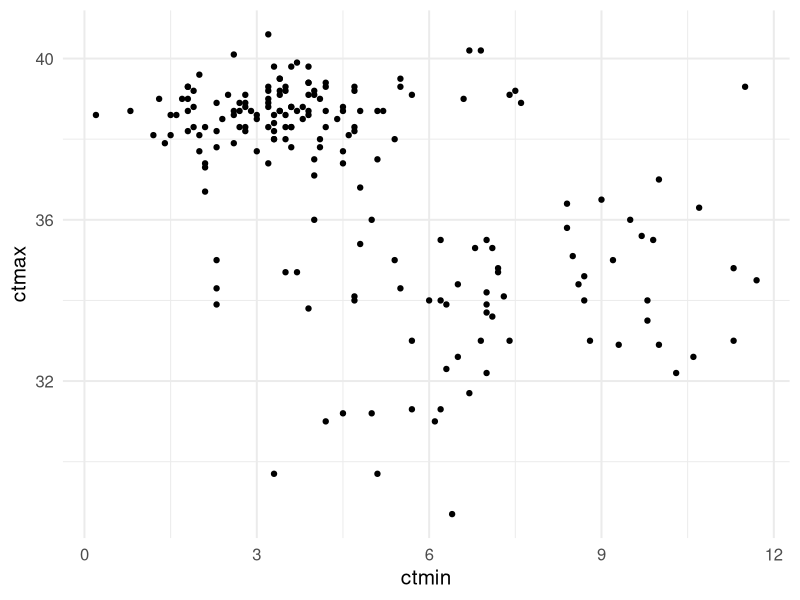
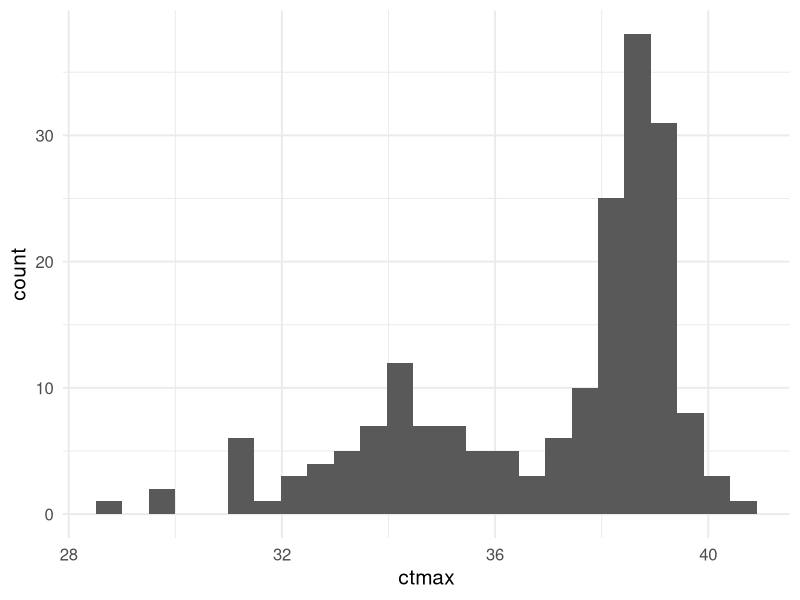
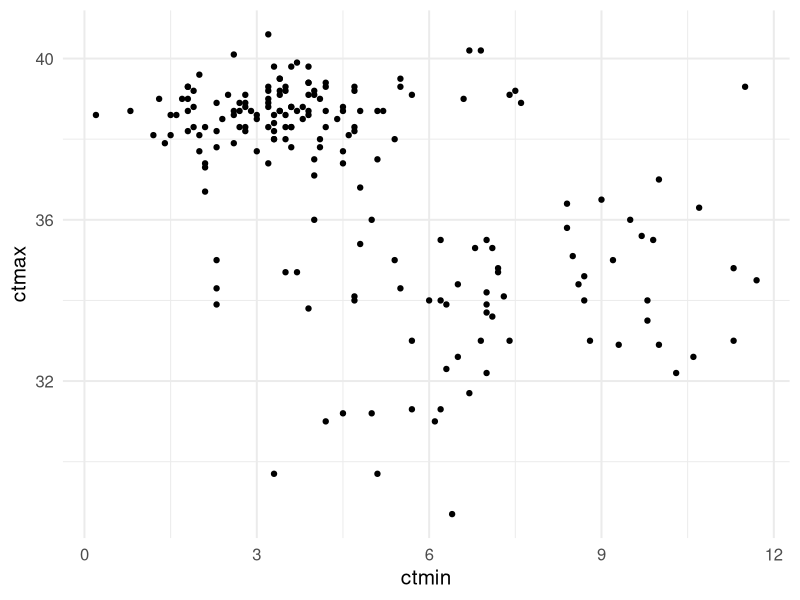
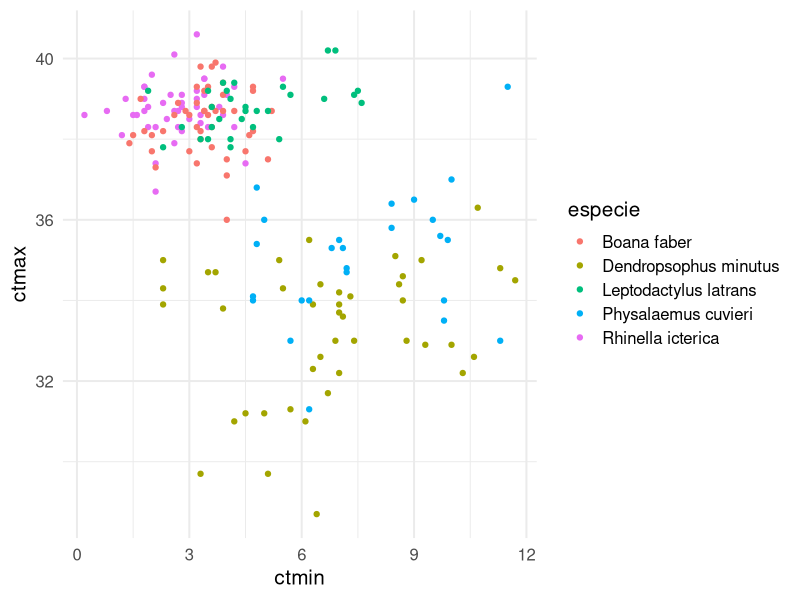
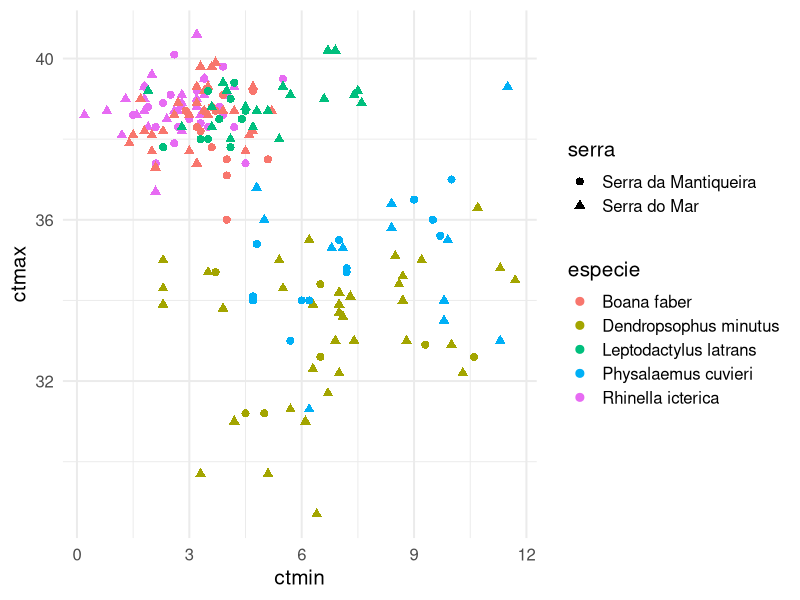
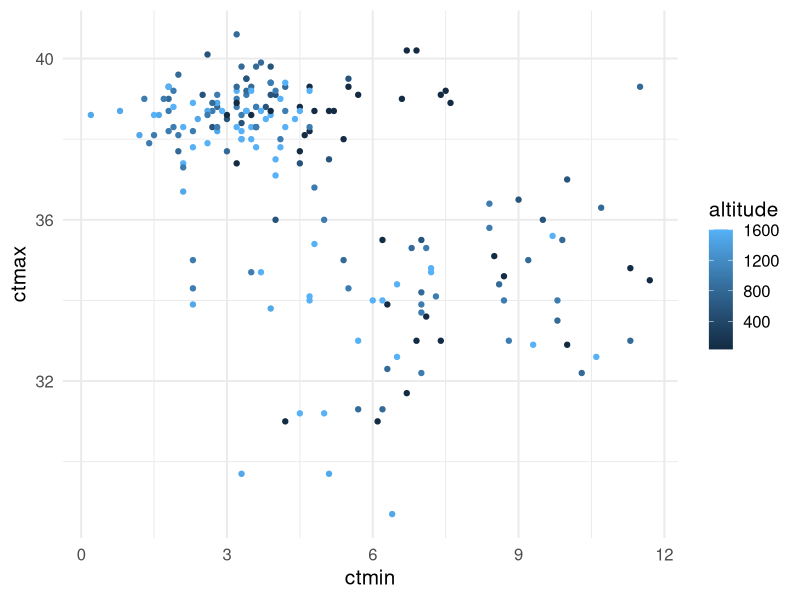
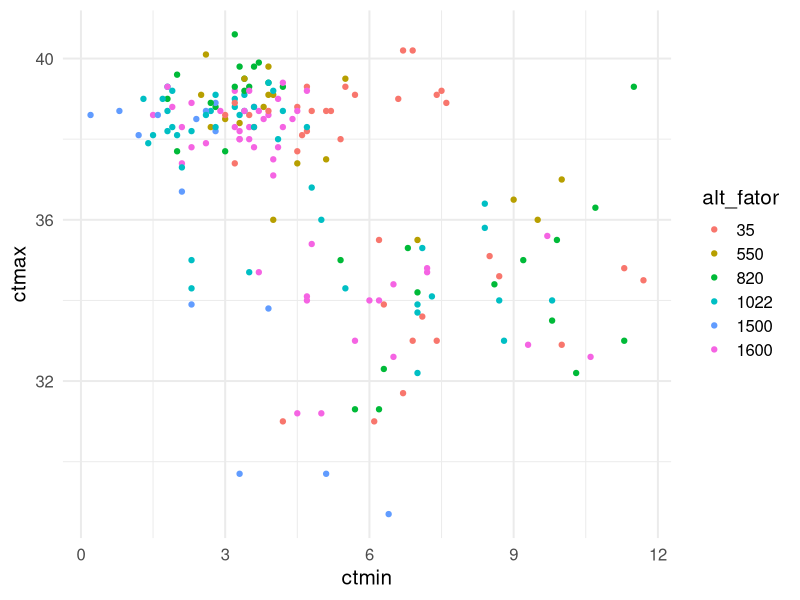
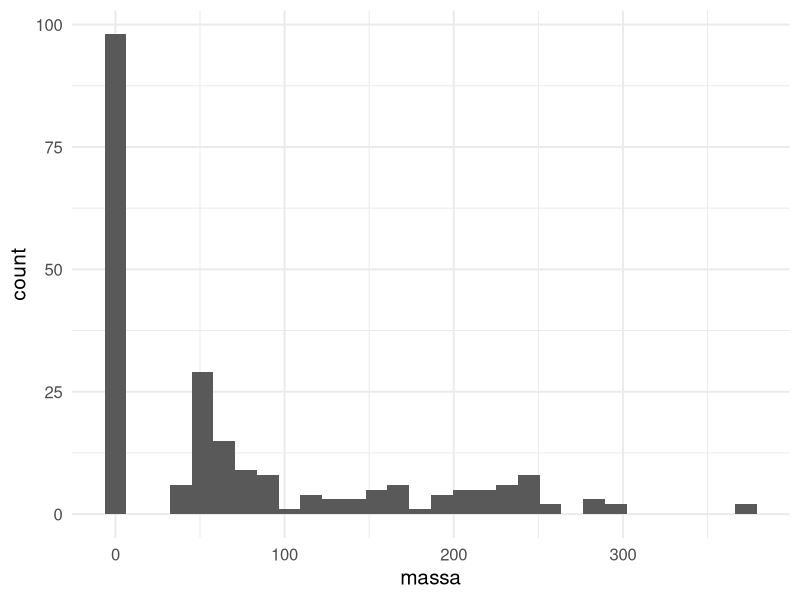

These figures' R source, in order:
## ---- chunk 1
#| include: false
library(ggplot2)
library(dplyr)
theme_set(theme_minimal(base_size = 15))
options(width = 74)

anuros <- read.csv(here::here("dados", "anuros_altitude.csv")) %>%
  rename(especie = Species, sexo = Sex, ewl = EWL_Ugcm2s1,
         massa = Bodymass_g, ctmin = CTmin, ctmax = CTmax,
         serra = Mountain_Range, altitude = Altitude_m) %>%
  select(id = ID, especie, sexo, serra, altitude, massa, ewl,
         ctmin, ctmax, bio5 = BIO_5) %>%
  mutate(especie   = factor(especie),
         serra     = factor(serra),
         alt_fator = factor(altitude, levels = sort(unique(altitude))),
         amplitude = ctmax - ctmin,
         tol_aquec = ctmax - bio5)
## ---- chunk 2
#| echo: false
head(anuros[, c("especie", "serra", "altitude", "massa", "ctmin", "ctmax")], 5)
## ---- chunk 3
#| output-location: column
#| fig-width: 5
#| fig-height: 3
ggplot(anuros,
       aes(x = ctmin, y = ctmax)) +
  geom_point()
## ---- chunk 4
#| output-location: column
#| fig-width: 5
#| fig-height: 3
ggplot(anuros, aes(x = ctmax)) +
  geom_histogram(bins = 25)
## ---- chunk 5
#| output-location: column
#| fig-width: 5
#| fig-height: 2.2
ggplot(anuros,
       aes(x = ctmin, y = ctmax)) +
  geom_point()
## ---- chunk 6
#| output-location: column
#| fig-width: 5
#| fig-height: 2.2
ggplot(anuros,
       aes(x = ctmin, y = ctmax,
           colour = especie)) +
  geom_point()
## ---- chunk 7
#| output-location: column
#| fig-width: 5.4
#| fig-height: 4
ggplot(anuros,
       aes(x = ctmin, y = ctmax,
           colour = especie,
           shape  = serra)) +
  geom_point(size = 2.4)
## ---- chunk 8
#| output-location: column
#| fig-width: 5
#| fig-height: 3.2
ggplot(anuros,
       aes(ctmin, ctmax,
           colour = altitude)) +
  geom_point()          # gradiente
## ---- chunk 9
#| output-location: column
#| fig-width: 5
#| fig-height: 3.2
ggplot(anuros,
       aes(ctmin, ctmax,
           colour = alt_fator)) +
  geom_point()          # níveis
## ---- chunk 10
#| output-location: column
#| fig-width: 5
#| fig-height: 3.6
ggplot(anuros, aes(x = massa)) +
  geom_histogram(bins = 30)
## ---- chunk 11
#| output-location: column
#| fig-width: 5.4
#| fig-height: 3.6
ggplot(anuros, aes(y = especie)) +
  geom_bar()
## ---- chunk 12
#| output-location: column
#| fig-width: 5
#| fig-height: 3.6
ggplot(anuros,
       aes(x = alt_fator, y = ctmax)) +
  geom_boxplot() +
  labs(x = "Altitude (m)")
## ---- chunk 13
#| output-location: column
#| fig-width: 5
#| fig-height: 3.4
ggplot(anuros,
       aes(x = massa, y = ewl)) +
  geom_point(alpha = .6)
## ---- chunk 14
#| output-location: column
#| fig-width: 5
#| fig-height: 3.4
ggplot(anuros,
       aes(x = massa, y = ewl)) +
  geom_point(alpha = .6) +
  scale_x_log10()
## ---- chunk 15
#| output-location: column
#| fig-width: 5
#| fig-height: 3.2
anuros %>%
  group_by(altitude) %>%
  summarise(bio5 = unique(bio5)) %>%
  ggplot(aes(altitude, bio5)) +
  geom_line() + geom_point()
## ---- chunk 16
#| output-location: column
#| fig-width: 5
#| fig-height: 3.4
ggplot(anuros,
       aes(altitude, tol_aquec)) +
  geom_point(alpha = .5) +
  geom_smooth(method = "lm",
              formula = y ~ x)
## ---- chunk 17
#| output-location: column
#| fig-width: 6
#| fig-height: 4.6
ggplot(anuros,
       aes(altitude, tol_aquec)) +
  geom_point(alpha = .6) +
  geom_smooth(method = "lm",
              formula = y ~ x) +
  facet_wrap(~ especie, ncol = 2,
    labeller = label_wrap_gen(16))
## ---- chunk 18
#| output-location: column
#| fig-width: 4.4
#| fig-height: 1.9
ggplot(anuros, aes(ctmin, ctmax)) +
  geom_point(size = 3) +
  geom_smooth()   # linha por cima
## ---- chunk 19
#| output-location: column
#| fig-width: 4.4
#| fig-height: 1.9
ggplot(anuros, aes(ctmin, ctmax)) +
  geom_smooth() +
  geom_point(size = 3)  # pontos por cima
